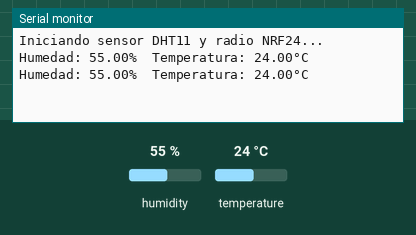
This sketch was run on a simulated Arduino Uno, built with avr-gcc and run on an emulated ATmega328P. Shown: the last lines printed to the serial monitor. Inputs (shaded band) come from the test bench; at power-on: humidity 55 %, temperature 24 °C. No radio packets arrive unless stated.

Above: at 4.8 s.
4.9 s: humidity set to 22 %
At 7.1 s:
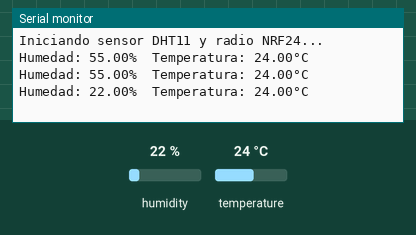
7.9 s: temperature set to 12 °C
At 9.6 s:
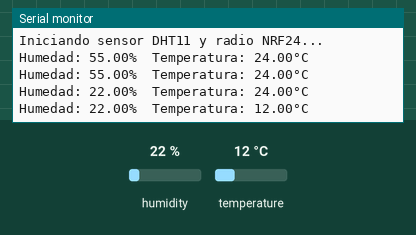
10.9 s: humidity set to 40 %
At 13.3 s:
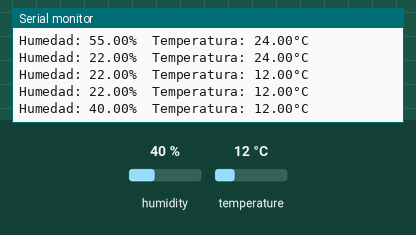
Timing chart, 0 to 14.8 s (numbered marks = the images above; inputs shaded):
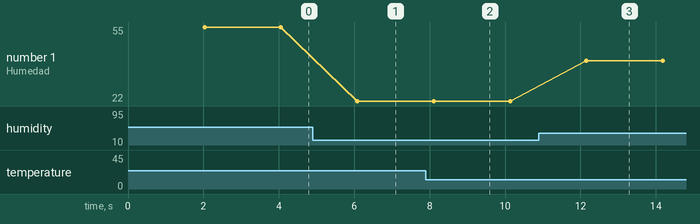

Measured:
- after the input at 4.9 s, the serial monitor: prints a new line after 1.2 s (image 1)
- after the input at 7.9 s, the serial monitor: prints a new line after 0.21 s (image 2)
- after the input at 10.9 s, the serial monitor: prints a new line after 1.3 s (image 3)
- plotted number 1: 55 → 22 after the input at 4.9 s, 22 → 40 after the input at 10.9 s

The sketch:

Arduino.ino
```cpp
#include <DHT.h>
#include <RF24.h>

#define DHTPIN 7      // Pin al que está conectado el sensor DHT11
#define DHTTYPE DHT11 // Tipo de sensor DHT (DHT11 en este caso)

DHT dht(DHTPIN, DHTTYPE);
RF24 radio(9, 10); // Pines CE, CSN

struct SensorData {
  float temperature;
  float humidity;
};

void setup() {
  Serial.begin(115200);
  Serial.println("Iniciando sensor DHT11 y radio NRF24...");

  dht.begin();

  if (!radio.begin()) {
    Serial.println("Error al iniciar la radio NRF24");
    while (1);
  }

  radio.openWritingPipe(0xF0F0F0F0E1LL); // Dirección del canal de comunicación
}

void loop() {
  delay(2000); // Espera 2 segundos entre lecturas

  float humidity = dht.readHumidity();    // Lee la humedad
  float temperature = dht.readTemperature(); // Lee la temperatura en grados Celsius

  if (isnan(humidity) || isnan(temperature)) {
    Serial.println("Error al leer el sensor DHT11");
    return;
  }

  Serial.print("Humedad: ");
  Serial.print(humidity);
  Serial.print("%\t");
  Serial.print("Temperatura: ");
  Serial.print(temperature);
  Serial.println("°C");

  SensorData data;
  data.temperature = temperature;
  data.humidity = humidity;

  radio.write(&data, sizeof(data)); // Envía los datos al receptor
}
```
